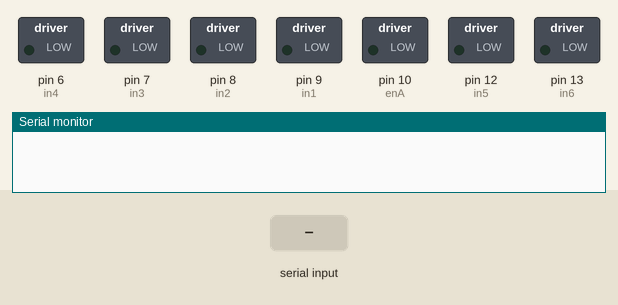
This sketch was run on a simulated Arduino Uno, built with avr-gcc and run on an emulated ATmega328P. Parts: switched loads named in the sketch (green lamp = pin HIGH), the last lines printed to the serial monitor. The inputs (shaded band) are chosen by the test bench.

Above: at 1.2 s.
1.3 s: "0" received over Serial
At 3.5 s:
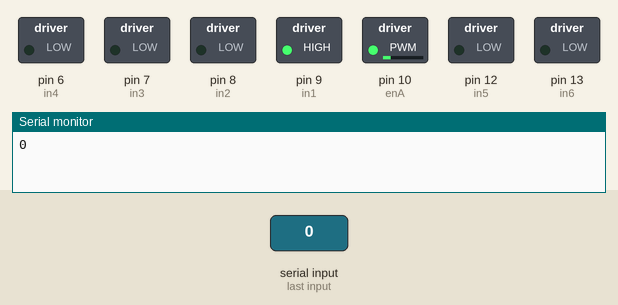
4.3 s: "1" received over Serial
At 5.9 s:
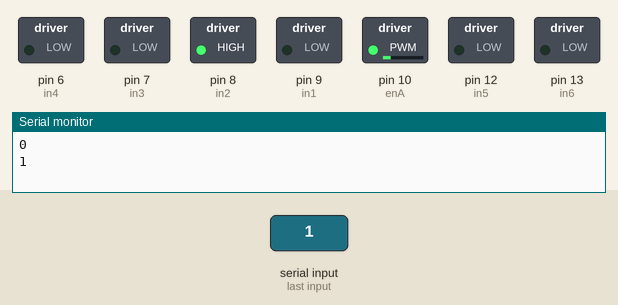
7.3 s: "2" received over Serial
At 9.8 s:
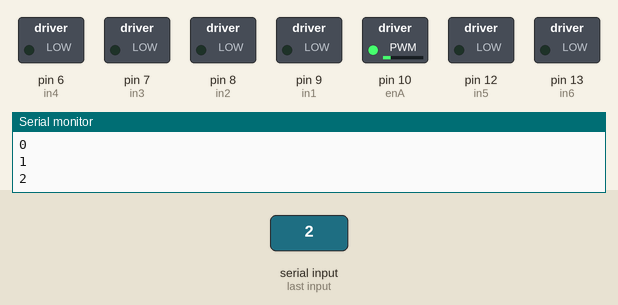
10.3 s: "3" received over Serial
At 11.7 s:
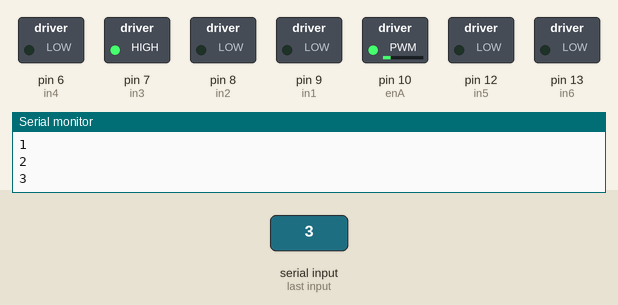
13.3 s: "6" received over Serial
At 15.2 s:
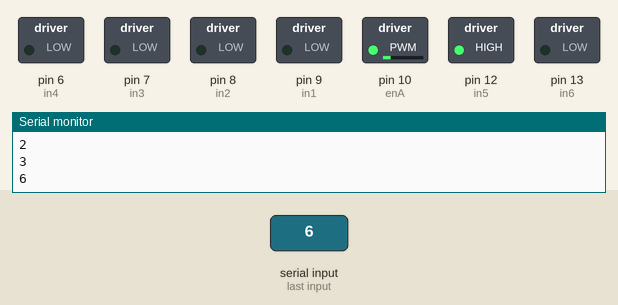
15.8 s: "7" received over Serial
At 19.4 s:
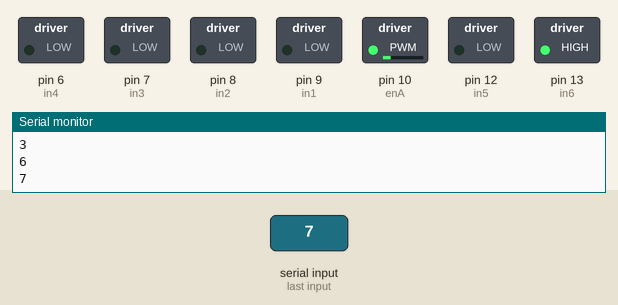
Timing chart, 0 to 22.8 s (numbered marks = the images above; inputs shaded):
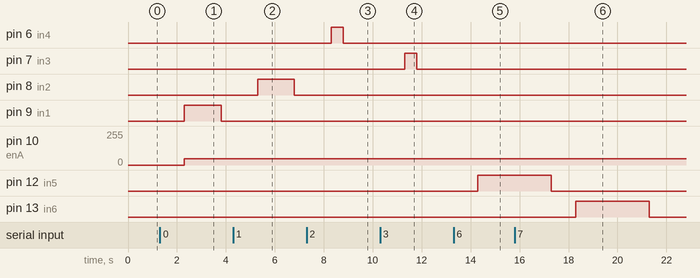

Measured:
- after the input at 1.3 s, pin 9 (in1): LOW → HIGH after 1.0 s, → LOW 1.5 s later; pin 10 (enA): 0/255 → 48/255 after 1.0 s
- after the input at 4.3 s, pin 8 (in2): LOW → HIGH after 1.0 s, → LOW 1.5 s later
- after the input at 7.3 s, pin 6 (in4): LOW → HIGH after 1.0 s, → LOW 0.50 s later
- after the input at 10.3 s, pin 7 (in3): LOW → HIGH after 1.0 s, → LOW 0.50 s later
- after the input at 13.3 s, pin 12 (in5): LOW → HIGH after 1.0 s
- after the input at 15.8 s, pin 13 (in6): LOW → HIGH after 2.5 s, → LOW 3.0 s later

The sketch:

YZ.ino
```cpp
// connect motor controller pins to Arduino digital pins
// motor one

const int limitswitchY = 2;

int enA = 10;
int in1 = 9;
int in2 = 8;
// motor two
//int enB = 5;
int in3 = 7;
int in4 = 6;

int in5 = 12;
//int enC = 11;
int in6 = 13;
String reader;
void setup()
{
  Serial.begin(9600);
  // set all the motor control pins to outputs
  pinMode(enA, OUTPUT);
  //pinMode(enC, OUTPUT);
  //pinMode(enB, OUTPUT);
  pinMode(in1, OUTPUT);
  pinMode(in2, OUTPUT);
  pinMode(in3, OUTPUT);
  pinMode(in4, OUTPUT);
  pinMode(in5, OUTPUT);
  pinMode(in6, OUTPUT);
  pinMode(limitswitchY, INPUT);

  digitalWrite(limitswitchY, LOW);
}
void MoveXleft(){
  digitalWrite(in5, HIGH);
  digitalWrite(in6, LOW);

  //analogWrite(enC,255);
  delay(3000);
  digitalWrite(in5,LOW);
  digitalWrite(in6,LOW);
}
void MoveXright(){
  digitalWrite(in5, LOW);
  digitalWrite(in6, HIGH);
  //analogWrite(enC,255);
  delay(3000);
  digitalWrite(in5,LOW);
  digitalWrite(in6,LOW);
}
void MoveYup()
{
  // this function will run the motors in both directions at a fixed speed
  // turn on motor A
  digitalWrite(in3, HIGH);
  digitalWrite(in4, LOW);
  delay(500);
  digitalWrite(in3, LOW);
  digitalWrite(in4, LOW);

}
void MoveYdown()
{
  // this function will run the motors in both directions at a fixed speed
  // turn on motor A
  digitalWrite(in3, LOW);
  digitalWrite(in4, HIGH);
  delay(500);
  digitalWrite(in3, LOW);
  digitalWrite(in4, LOW);

}
void MoveYmaxDown()
{
  // this function will run the motors in both directions at a fixed speed
  // turn on motor A
  do{
  digitalWrite(in3, LOW);
  digitalWrite(in4, HIGH);
  }while(digitalRead(limitswitchY) == HIGH);
  digitalWrite(in3, LOW);
  digitalWrite(in4, LOW);

}
void MoveYmaxUp()
{
  // this function will run the motors in both directions at a fixed speed
  // turn on motor A
  do{
  digitalWrite(in3, HIGH);
  digitalWrite(in4, LOW);
  }while(digitalRead(limitswitchY) == HIGH);
  digitalWrite(in3, LOW);
  digitalWrite(in4, LOW);

}
void MoveTrayFront()
{
  // this function will run the motors in both directions at a fixed speed
  // turn on motor A
  digitalWrite(in1, HIGH);
  digitalWrite(in2, LOW);
  // set speed to 200 out of possible range 0~255
  analogWrite(enA, 48);
  delay(1500);
  // now change motor directions
  digitalWrite(in1, LOW);
  digitalWrite(in2, LOW);
  //delay(1500);
}

void MoveTrayBack()
{
  // this function will run the motors in both directions at a fixed speed
  // turn on motor A
  digitalWrite(in1, LOW);
  digitalWrite(in2, HIGH);
  // set speed to 200 out of possible range 0~255
  analogWrite(enA, 48);
  delay(1500);
  // now change motor directions
  digitalWrite(in1, LOW);
  digitalWrite(in2, LOW);
  //delay(1500);
}
void demoTwo()
{
  // this function will run the motors across the range of possible speeds
  // note that maximum speed is determined by the motor itself and the operating voltage
  // the PWM values sent by analogWrite() are fractions of the maximum speed possible
  // by your hardware
  // turn on motors
  digitalWrite(in1, LOW);
  digitalWrite(in2, HIGH);
 // digitalWrite(in3, LOW);
  //digitalWrite(in4, HIGH);
  // accelerate from zero to maximum speed
  for (int i = 0; i < 256; i++)
  {
    analogWrite(enA, i);
    //analogWrite(enB, i);
    delay(20);
  }
  // decelerate from maximum speed to zero
  for (int i = 255; i >= 0; --i)
  {
    analogWrite(enA, i);
    //analogWrite(enB, i);
    delay(20);
  }
  // now turn off motors
  digitalWrite(in1, LOW);
  digitalWrite(in2, LOW);
  //digitalWrite(in3, LOW);
  //digitalWrite(in4, LOW);
}
void loop()
{
  reader = Serial.readString();
  Serial.println(reader);
  if(reader == "0"){
    MoveTrayFront();
  }else if(reader == "1"){
    MoveTrayBack();
  }else if(reader == "2"){

    MoveYdown();
  }else if(reader == "3"){
    MoveYup();
  }else if(reader == "4"){
    for(int i =0;i<5;i++){
      MoveYdown();
    }
  }else if(reader == "5"){
    for(int i =0;i<5;i++){
      MoveYup();
    }
  }else if(reader=="6"){
    MoveXleft();
  }else if(reader =="7"){
    MoveXright();
  }else if(reader == "8"){
    MoveYmaxDown();
  }else if(reader == "9"){
    MoveYmaxUp();
  }
  //exit(0);
  //demoTwo();
  //delay(1000);
}
```
